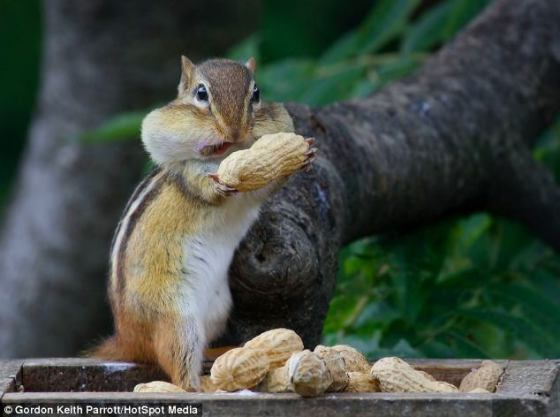
#> input picture 002_Images/chipmunk.jpg, 560 x 417 px
$ python images_init.py
#> lines starting #> are read from the running program, lines starting #| are printed output that depends on the picture
"""
Our first image manipulation example


Demonstrates opening images, accessing their properties, converting
them to gray scale, resizing them, displaying them and saving them to
new files.
"""

from PIL import Image

filename = "chipmunk.jpg"
im = Image.open(filename)
#> im is the input picture: PIL image 560x417 RGB; mean R, G, B 67.8, 76.2, 67.5

print('\n********************')
print("Here's the information about", filename)
print(im.format, im.size, im.mode)
#| JPEG (560, 417) RGB

gray_im = im.convert('L')
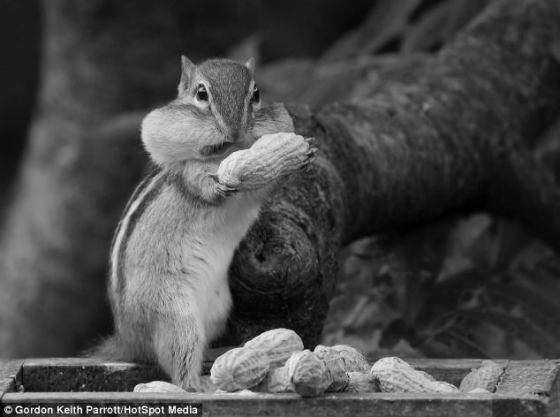
#> gray_im: PIL image 560x417 L; min 0, max 255, mean 72.7
scaled = gray_im.resize((128, 128))
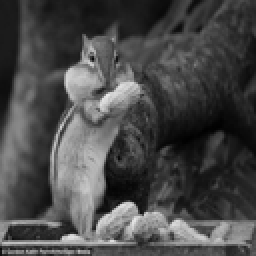
#> scaled: PIL image 128x128 L (shown 2 times larger); min 1, max 230, mean 72.7
print("After converting to gray scale and resizing,")
print("the image information has changed to")
print(scaled.format, scaled.size, scaled.mode)
#| None (128, 128) L

scaled.show()
scaled.save(filename + "_scaled.jpg")
